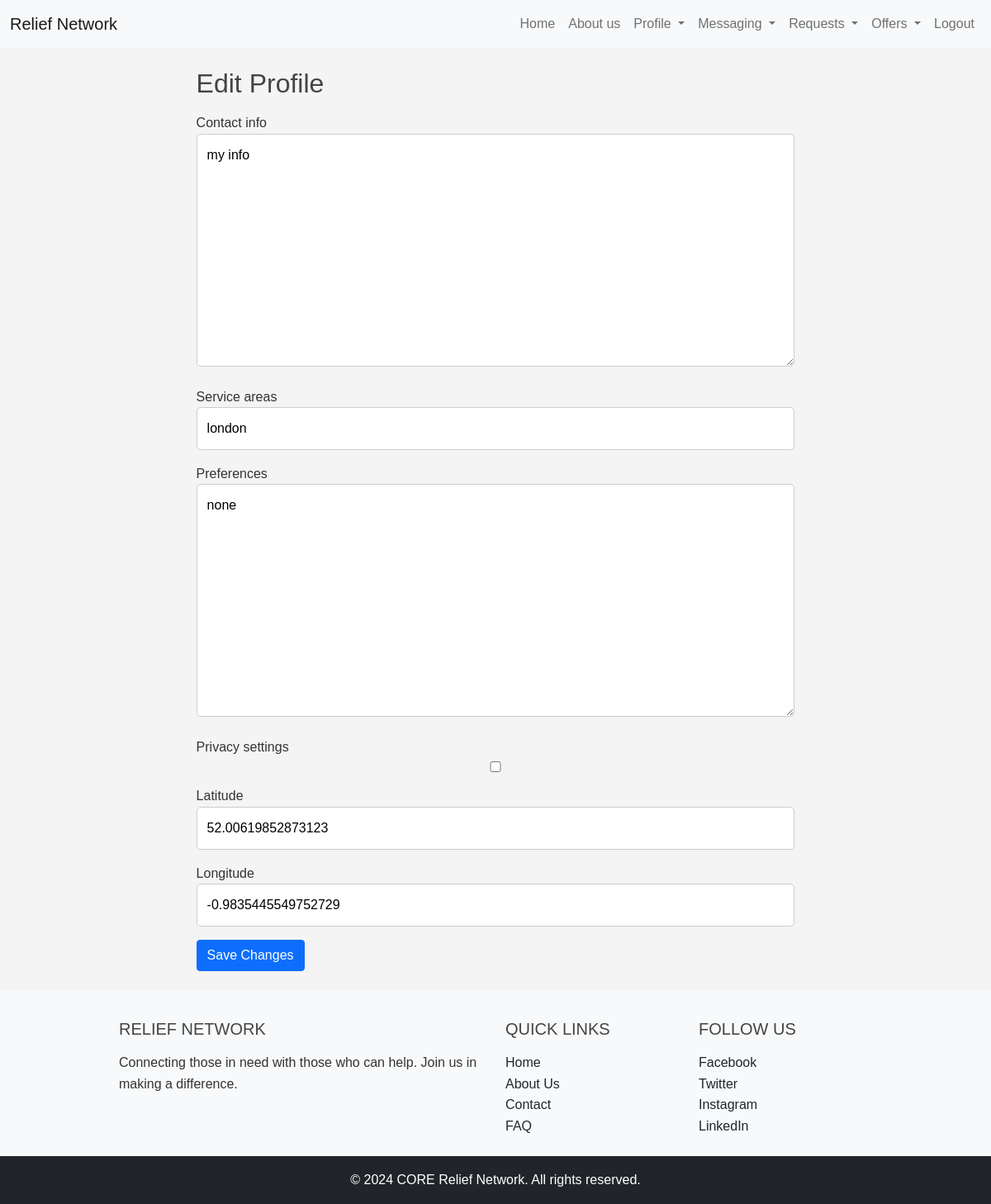
/profile/edit/ (signed in), run on the app's committed database.
### accounts/models.py (models this page shows, shortened)
class Profile(models.Model):
    user = models.OneToOneField(User, on_delete=models.CASCADE)
    contact_info = models.TextField(blank=True)
    service_areas = models.CharField(max_length=255, blank=True)
    preferences = models.TextField(blank=True)
    privacy_settings = models.BooleanField(default=True)
    latitude = models.FloatField(null=True, blank=True)# latitude and longitude are used to store the user's location
    longitude = models.FloatField(null=True, blank=True)

### accounts/views.py (the view)
# urls.py: path('profile/edit/', accounts_views.profile_edit, name='profile_edit'),
@login_required
def profile_edit(request):
    profile = request.user.profile
    if request.method == 'POST':
        form = ProfileForm(request.POST, instance=profile)
        if form.is_valid():
            form.save()
            return redirect('profile_view')
    else:
        form = ProfileForm(instance=profile)
    return render(request, 'profile_edit.html', {'form': form})

### accounts/forms.py
class ProfileForm(forms.ModelForm):
    class Meta:
        model = Profile
        fields = ['contact_info', 'service_areas', 'preferences', 'privacy_settings', 'latitude', 'longitude']

### accounts/templates/profile_edit.html (shortened to what this page needs)
{% extends 'base.html' %}
{% block content %}
{% load static %}
<link rel="stylesheet" type="text/css" href="{% static 'css/styles.css' %}">
<div class="container">
    <h2>Edit Profile</h2>
    <form method="post" class="profile-form">
        {% for field in form %}
        <div class="form-group">
            <label>{{ field.label }}</label>
            {{ field }}
        </div>
        {% endfor %}
        <button type="submit" class="btn btn-primary">Save Changes</button>
    </form>
</div>
{% endblock %}

### static/css/base.css (style rules this page uses)
html, body { height: 100%; margin: 0; display: flex; flex-direction: column; }

### static/css/styles.css (style rules this page uses)
* { margin: 0; padding: 0; box-sizing: border-box; }
body { font-family: Arial, sans-serif; background-color: #f4f4f4; color: #333; line-height: 1.6; }
.container { width: 80%; margin: auto; overflow: hidden; }
h1, h2, h3, h4, h5, h6 { margin-bottom: 1rem; color: #444; }
button { display: inline-block; padding: 0.75rem 1.25rem; font-size: 1rem; cursor: pointer; border: none; background-color: #007BFF; color: #fff; border-radius: 5px; }
input, textarea { width: 100%; padding: 0.75rem; margin-bottom: 1rem; border: 1px solid #ccc; border-radius: 5px; }
:root { --button-size-small: 8px 16px; --button-size-medium: 12px 24px; --button-size-large: 16px 32px; }

### data on the page
Profile: form "my info" "london" "none" "52.00619852873123" "-0.9835445549752729"

### other printed values
{{ field.label }} "Contact info" "Service areas" "Preferences" "Privacy settings" "Latitude" "Longitude"
